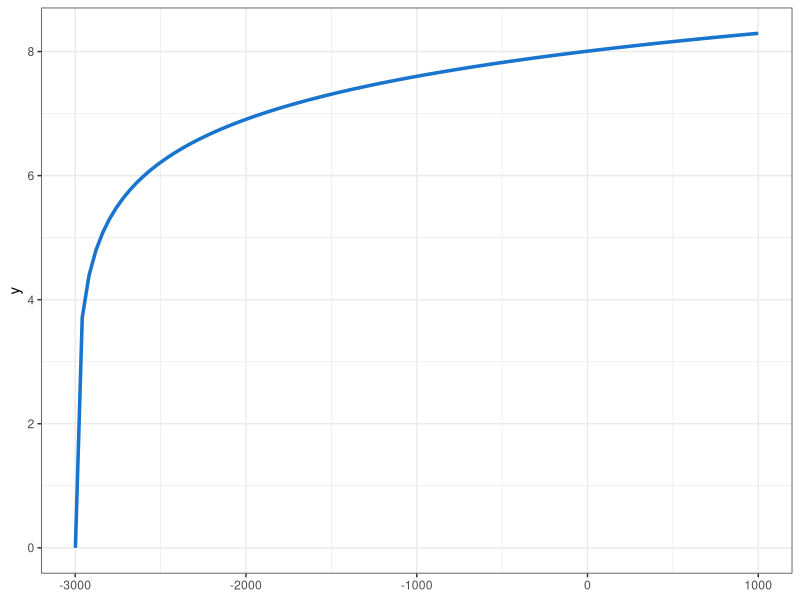
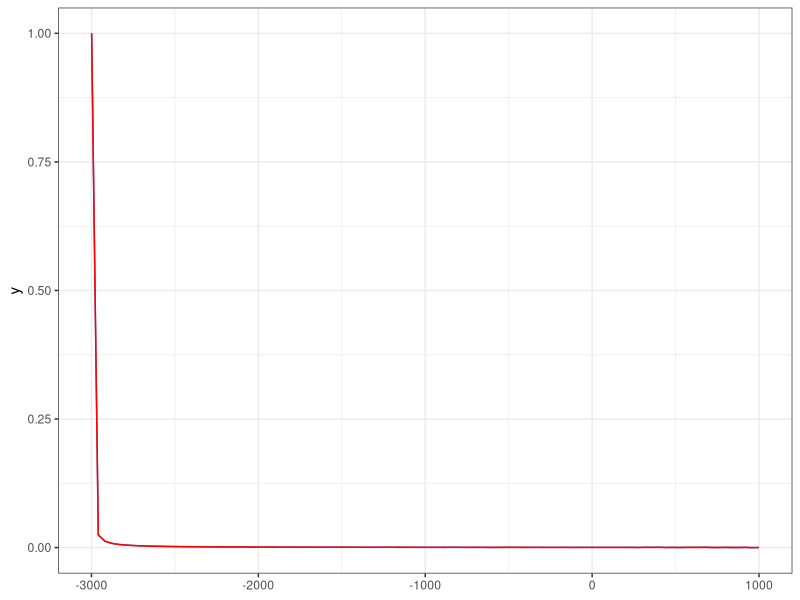

The R source for these figures, in order:
## ---- chunk 1
knitr::opts_chunk$set(echo = TRUE)
library(knitr)
library(tidyverse)
library(pracma) 
## ---- chunk 2
u <- function(x){log(x+3000)}

ggplot()+
  geom_function(fun=u, linewidth=1.2, color="dodgerblue3", xlim=c(-2999, 1000))+
  theme_bw()
## ---- chunk 3
m <- 760/0.92
X <- c(1000, 2*m-1000, 1000-2*m, -1000)
X
## ---- chunk 4
P <- c(0.42, 0.28, 0.18, 0.12)
## ---- chunk 5
E_x <- sum(X*P)
E_x

## ---- chunk 6
u(X)
E_u <- sum(u(X)*P)
E_u
## ---- chunk 7
xc_f <- function(x){u(x)-E_u}


xc <- newtonRaphson(xc_f, 500)$root
xc
## ---- chunk 8
prima <- E_x-xc
prima
## ---- chunk 9
r <- function(x){-fderiv(u,x,n=2, method="central")/fderiv(u,x,n=1,  method="central")}



ggplot()+
  geom_function(fun=r, xlim=c(-2999, 1000), color="#555AAA")+
  geom_function(fun=function(x)1/(x+3000), xlim=c(-2999, 1000), color="red")+
  theme_bw()
